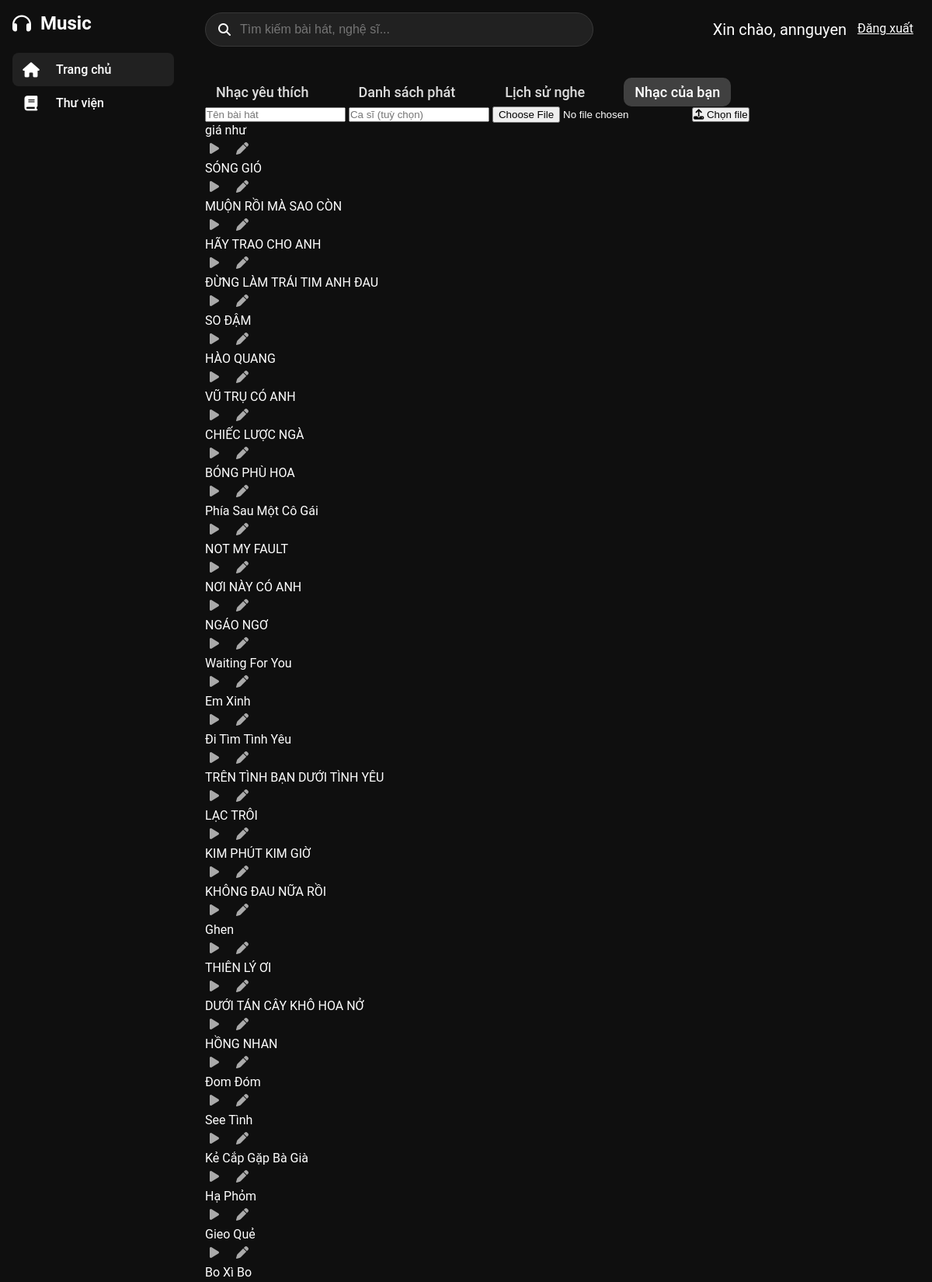
The app's page /Liyourmusic.php (signed in, upper part) with its own data.
### tables this page shows
CREATE TABLE `bai_hat` (
  `baihat_id` int(11) NOT NULL,
  `ten_bai_hat` varchar(100) NOT NULL,
  `ca_si` varchar(100) DEFAULT NULL,
  `the_loai` varchar(50) DEFAULT NULL,
  `file_mp3` varchar(255) NOT NULL,
  `hinh_anh` varchar(255) DEFAULT NULL,
  `user_id` int(11) DEFAULT NULL,
  `kich_thuoc` bigint(20) DEFAULT 0
);

### Liyourmusic.php (the view, shortened to what this page needs)
<?php
require 'db_connect.php';
?>
<!DOCTYPE html>
<html lang="vi">
<head>
    <link rel="stylesheet" href="assets/style.css">
    <link rel="stylesheet" href="https://cdnjs.cloudflare.com/ajax/libs/font-awesome/6.2.0/css/all.min.css">
</head>
<body>
<div class="app-container">
    <?php include 'templates/sidebar.php'; ?>
    <div class="main-view">
        <?php include 'templates/header.php'; ?>
        <main class="content your-music-page" id="main-content">
            <section class="library-nav">
                <div class="tabs">
                    <a href="Lifavourite.php" class="nav-item"><span>Nhạc yêu thích</span></a>
                    <a href="Liplaylist.php" class="nav-item"><span>Danh sách phát</span></a>
                    <a href="Lihistory.php" class="nav-item"><span>Lịch sử nghe</span></a>
                    <a href="Liyourmusic.php" class="nav-item active"><span>Nhạc của bạn</span></a>
                </div>
            </section>
            <section class="upload-music">
                <form action="upload_music.php" method="POST" enctype="multipart/form-data">
                    <input type="text" name="ten_bai_hat" placeholder="Tên bài hát" required>
                    <input type="text" name="ca_si" placeholder="Ca sĩ (tuỳ chọn)">
                    <input type="file" name="file_mp3" accept=".mp3" required>
                    <button type="submit" class="btn-upload">
                        <i class="fa fa-upload"></i> Chọn file
                    </button>
                </form>
            </section>
            <section class="your-music-list">
                <?php
                $user_id = $_SESSION['user_id'];
                $sql = "SELECT * FROM bai_hat WHERE user_id = ? ORDER BY baihat_id DESC";
                $stmt = $conn->prepare($sql);
                $stmt->bind_param("i", $user_id);
                $stmt->execute();
                $result = $stmt->get_result();
                ?>
                <?php
                while ($row = $result->fetch_assoc()):
                ?>
                    <div class="music-item" data-song-id="<?= $row['baihat_id'] ?>">
                        <span class="music-name">
                            <?= htmlspecialchars($row['ten_bai_hat']) ?>
                        </span>
                        <div class="music-actions">
                            <button class="play-btn-item" title="Nghe nhạc">
                                <i class="fa fa-play"></i>
                            </button>
                            <button class="edit-btn" title="Đổi tên">
                                <i class="fa fa-pen"></i>
                            </button>
                        </div>
                    </div>
                <?php endwhile; ?>
            </section>
        </main>
    </div>
</div>
</body>
</html>

### templates/sidebar.php
<aside class="sidebar">
    <div class="logo">
        <i class="fa-solid fa-headphones"></i>
        <span>Music</span>
    </div>
    <nav class="main-nav">
        <a href="index.php" class="nav-item active">
            <i class="fa-solid fa-house"></i>
            <span>Trang chủ</span>
        </a>
        <a href="Lifavourite.php" class="nav-item">
            <i class="fa-solid fa-book"></i>
            <span>Thư viện</span>
        </a>
    </nav>
</aside>

### templates/header.php (shortened to what this page needs)
<header class="main-header">
    <div class="search-container">
        <i class="fa-solid fa-magnifying-glass"></i>
        <input type="text" placeholder="Tìm kiếm bài hát, nghệ sĩ..." id="search-input">
    </div>
    <div class="user-profile">
         <?php if (isset($_SESSION['user_id'])): ?>
            <span class="greeting">Xin chào, <?= htmlspecialchars($_SESSION['username']) ?></span>
            <a href="logout.php" style="margin-left: 10px; color: white;">Đăng xuất</a>
        <?php else: ?>
            <a href="login.php" style="padding: 10px 20px; background: #1DB954; border-radius: 20px; color: white; text-decoration: none;">Đăng Nhập</a>
        <?php endif; ?>
    </div>
</header>

### assets/style.css (style rules this page uses)
:root { --color-background: #0f0f0f; --color-surface: #212121; --color-primary-text: #ffffff; --color-secondary-text: #aaaaaa; --color-sidebar: #0f0f0f; --color-player: #181818; --color-hover: #383838; }
* { margin: 0; padding: 0; box-sizing: border-box; }
body { background-color: var(--color-background); color: var(--color-primary-text); font-family: "Roboto", sans-serif; overflow: hidden; }
.app-container { display: flex; height: calc(100vh - 90px); }
.main-view { flex-grow: 1; display: flex; flex-direction: column; }
.content { padding: 24px; overflow-y: auto; flex-grow: 1; }
.sidebar { width: 240px; background-color: var(--color-sidebar); padding: 16px; }
.sidebar .logo { display: flex; align-items: center; gap: 12px; font-size: 1.5rem; font-weight: bold; margin-bottom: 24px; }
.nav-item { display: flex; align-items: center; gap: 20px; padding: 12px; border-radius: 8px; text-decoration: none; color: var(--color-primary-text); font-weight: 500; }
.nav-item:hover, .nav-item.active { background-color: var(--color-surface); }
.nav-item i { font-size: 1.2rem; width: 24px; text-align: center; }
.main-header { padding: 16px 24px; display: flex; justify-content: space-between; align-items: center; }
.search-container { flex-grow: 1; max-width: 500px; background-color: var(--color-surface); border-radius: 50px; display: flex; align-items: center; padding: 0 16px; border: 1px solid var(--color-hover); }
.search-container input { background: none; border: none; outline: none; color: var(--color-primary-text); padding: 12px; width: 100%; font-size: 1rem; }
.library-nav .tabs { display: flex; align-items: center; gap: 36px; }
.library-nav .tabs .nav-item { padding: 8px 14px; border-radius: 10px; font-size: 18px; color: #ddd; text-decoration: none; transition: 0.2s; }
.library-nav .tabs .nav-item.active { background: #404040; color: #fff; font-weight: 500; }
.your-music-page .edit-btn { color: var(--color-secondary-text); font-size: 16px; padding: 8px; border-radius: 50%; transition: background 0.2s, color 0.2s; }
.your-music-page .music-actions { display: flex; gap: 10px; }
.your-music-page .play-btn-item, .your-music-page .edit-btn { background: none; border: none; color: var(--color-secondary-text); font-size: 16px; cursor: pointer; padding: 6px; border-radius: 50%; transition: 0.2s; }

### templates/header.php (style rules this page uses)
.user-profile .greeting { font-size:20px; vertical-align:middle; }

### records on screen
bai_hat: ten_bai_hat "giá như"
bai_hat: ten_bai_hat "SÓNG GIÓ"
bai_hat: ten_bai_hat "MUỘN RỒI MÀ SAO CÒN"
bai_hat: ten_bai_hat "HÃY TRAO CHO ANH"
bai_hat: ten_bai_hat "ĐỪNG LÀM TRÁI TIM ANH ĐAU"
bai_hat: ten_bai_hat "SO ĐẬM"
bai_hat: ten_bai_hat "HÀO QUANG"
bai_hat: ten_bai_hat "VŨ TRỤ CÓ ANH"
bai_hat: ten_bai_hat "CHIẾC LƯỢC NGÀ"
bai_hat: ten_bai_hat "BÓNG PHÙ HOA"
bai_hat: ten_bai_hat "Phía Sau Một Cô Gái"
bai_hat: ten_bai_hat "NOT MY FAULT"
bai_hat: ten_bai_hat "NƠI NÀY CÓ ANH"
bai_hat: ten_bai_hat "NGÁO NGƠ"
bai_hat: ten_bai_hat "Waiting For You"
bai_hat: ten_bai_hat "Em Xinh"
bai_hat: ten_bai_hat "Đi Tìm Tình Yêu"
bai_hat: ten_bai_hat "TRÊN TÌNH BẠN DƯỚI TÌNH YÊU"
bai_hat: ten_bai_hat "LẠC TRÔI"
bai_hat: ten_bai_hat "KIM PHÚT KIM GIỜ"
bai_hat: ten_bai_hat "KHÔNG ĐAU NỮA RỒI"
bai_hat: ten_bai_hat "Ghen"
bai_hat: ten_bai_hat "THIÊN LÝ ƠI"
bai_hat: ten_bai_hat "DƯỚI TÁN CÂY KHÔ HOA NỞ"
bai_hat: ten_bai_hat "HỒNG NHAN"
bai_hat: ten_bai_hat "Đom Đóm"
bai_hat: ten_bai_hat "See Tình"
bai_hat: ten_bai_hat "Kẻ Cắp Gặp Bà Già"
bai_hat: ten_bai_hat "Hạ Phỏm"
bai_hat: ten_bai_hat "Gieo Quẻ"
bai_hat: ten_bai_hat "Bo Xì Bo"

### other values on screen
$_SESSION['username'] "annguyen"
